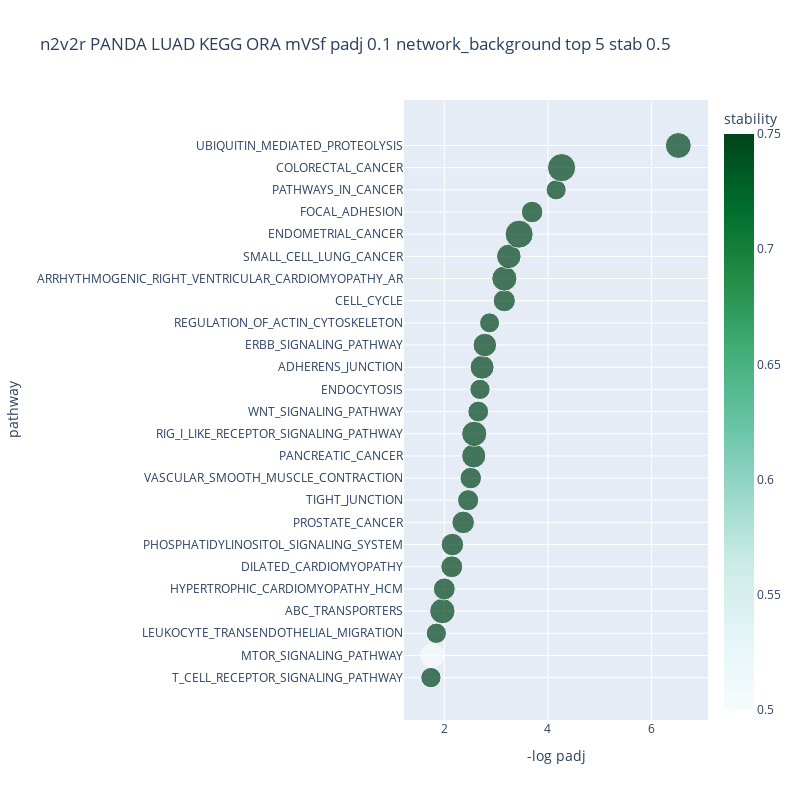
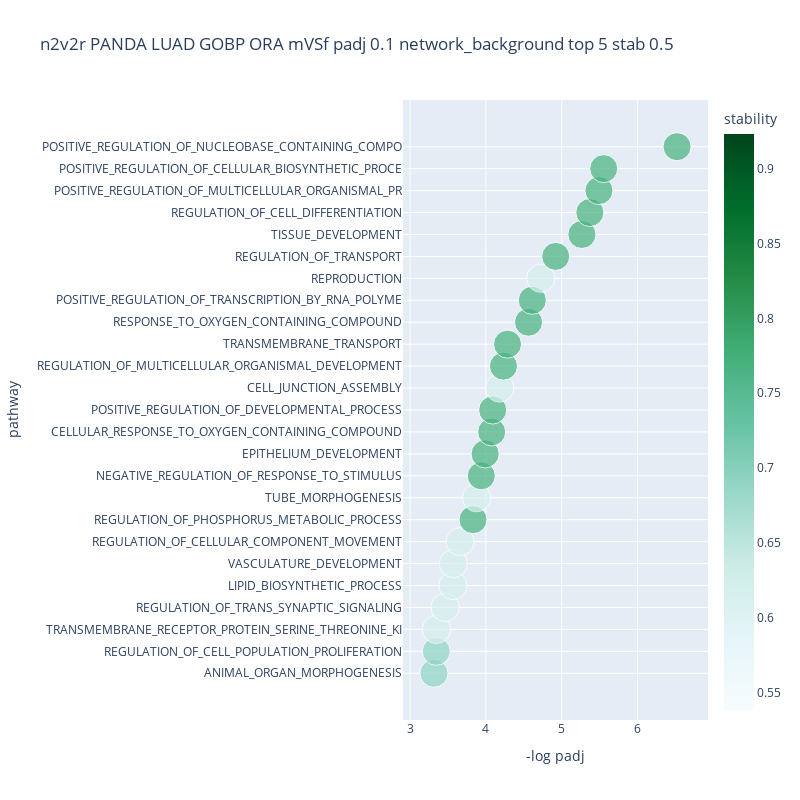
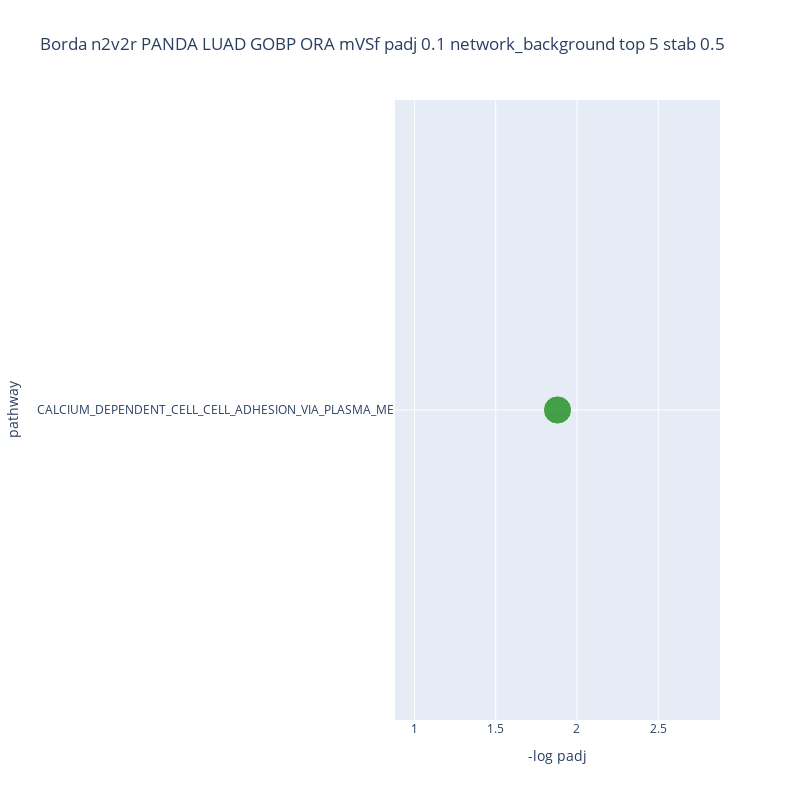
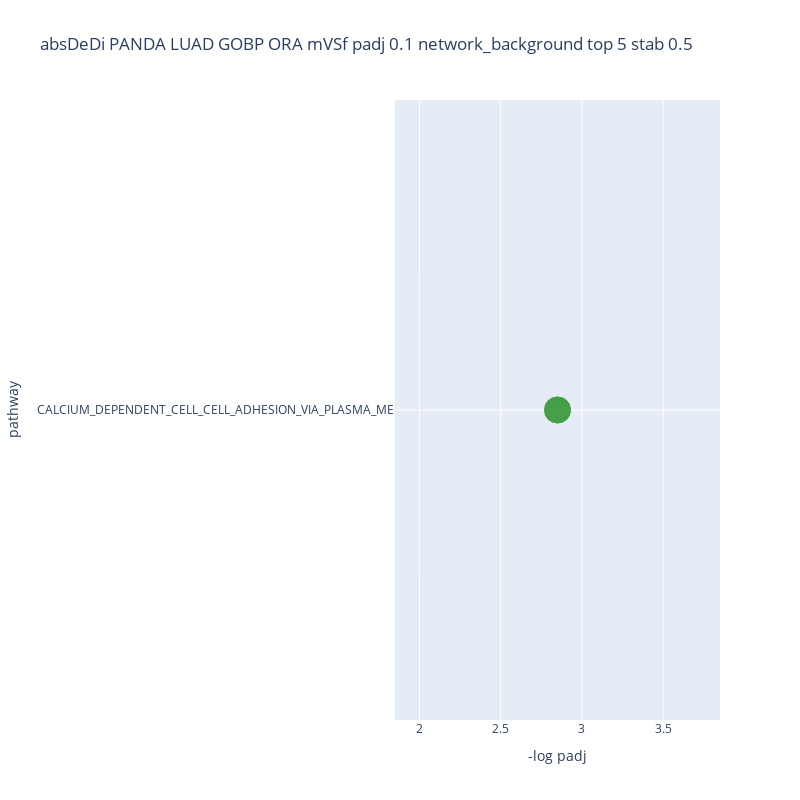

The notebook cell saved with these charts, in order:
### Code cell
from node2vec2rank.post_utils import plot_gseapy_enrich 

stability_cutoff = 0.5
padj_cutoff = 0.1

save_directory = '../results/results_gsea/' + gsea_parent_folder_name
# save_directory = None


title = network_inf_method+ " " +  tissue +  " KEGG ORA " + target + " padj " + str(padj_cutoff) + " " +background + " top " + str(top_k_percent) + " stab " + str(stability_cutoff)

plot_gseapy_enrich(n2v2r_enr_KEGG_pd, has_stability=True, padj_cutoff=padj_cutoff, stability_cutoff=stability_cutoff,  title="n2v2r " + title,output_dir=save_directory, trim_first_num_characters = 5)
plot_gseapy_enrich(borda_enr_KEGG_pd, padj_cutoff=padj_cutoff, has_stability=False, stability_cutoff=stability_cutoff, title="Borda n2v2r " + title,output_dir=save_directory, trim_first_num_characters = 5)
plot_gseapy_enrich(absDeDi_enr_KEGG_pd, padj_cutoff=padj_cutoff, has_stability=False, stability_cutoff=stability_cutoff, title="absDeDi " + title,output_dir=save_directory, trim_first_num_characters = 5)

title = network_inf_method+ " " +  tissue +  " GOBP ORA " + target + " padj " + str(padj_cutoff) + " " +background + " top " + str(top_k_percent) + " stab " + str(stability_cutoff)

plot_gseapy_enrich(n2v2r_enr_GOBP_pd, has_stability=True, padj_cutoff=padj_cutoff,stability_cutoff=stability_cutoff,  title="n2v2r " + title,output_dir=save_directory, trim_first_num_characters = 5)
plot_gseapy_enrich(borda_enr_GOBP_pd, padj_cutoff=padj_cutoff,has_stability=False, stability_cutoff=stability_cutoff, title="Borda n2v2r " + title,output_dir=save_directory, trim_first_num_characters = 5)
plot_gseapy_enrich(absDeDi_enr_GOBP_pd, padj_cutoff=padj_cutoff, has_stability=False, stability_cutoff=stability_cutoff, title="absDeDi " + title,output_dir=save_directory, trim_first_num_characters = 5)

### Figure 1 — Plotly figure (JSON) as saved in the notebook; plotly's stock layout.template omitted (floating-point values rounded to 4 significant figures)
{"data": [{"hovertemplate": "-log padj=%{x}<br>pathway=%{y}<br>overlap=%{marker.size}<br>stability=%{marker.color}<extra></extra>", "legendgroup": "", "marker": {"color": [0.75, 0.5, 0.75, 0.75, 0.75, 0.75, 0.75, 0.75, 0.75, 0.75, 0.75, 0.75, 0.75, 0.75, 0.75, 0.75, 0.75, 0.75, 0.75, 0.75, 0.75, 0.75, 0.75, 0.75, 0.75], "coloraxis": "coloraxis", "size": [0.123, 0.16, 0.1227, 0.1917, 0.1429, 0.1429, 0.1511, 0.1513, 0.1331, 0.1376, 0.1738, 0.1887, 0.1291, 0.1231, 0.1712, 0.1647, 0.1189, 0.1463, 0.1884, 0.1786, 0.234, 0.1379, 0.1209, 0.2366, 0.1987], "sizemode": "area", "sizeref": 0.0005914, "symbol": "circle"}, "mode": "markers", "name": "", "orientation": "h", "showlegend": false, "type": "scatter", "x": [1.741, 1.766, 1.846, 1.963, 2.0, 2.145, 2.156, 2.364, 2.46, 2.511, 2.568, 2.578, 2.655, 2.689, 2.729, 2.782, 2.873, 3.157, 3.159, 3.245, 3.443, 3.694, 4.158, 4.263, 6.515], "xaxis": "x", "y": ["T_CELL_RECEPTOR_SIGNALING_PATHWAY", "MTOR_SIGNALING_PATHWAY", "LEUKOCYTE_TRANSENDOTHELIAL_MIGRATION", "ABC_TRANSPORTERS", "HYPERTROPHIC_CARDIOMYOPATHY_HCM", "DILATED_CARDIOMYOPATHY", "PHOSPHATIDYLINOSITOL_SIGNALING_SYSTEM", "PROSTATE_CANCER", "TIGHT_JUNCTION", "VASCULAR_SMOOTH_MUSCLE_CONTRACTION", "PANCREATIC_CANCER", "RIG_I_LIKE_RECEPTOR_SIGNALING_PATHWAY", "WNT_SIGNALING_PATHWAY", "ENDOCYTOSIS", "ADHERENS_JUNCTION", "ERBB_SIGNALING_PATHWAY", "REGULATION_OF_ACTIN_CYTOSKELETON", "CELL_CYCLE", "ARRHYTHMOGENIC_RIGHT_VENTRICULAR_CARDIOMYOPATHY_AR", "SMALL_CELL_LUNG_CANCER", "ENDOMETRIAL_CANCER", "FOCAL_ADHESION", "PATHWAYS_IN_CANCER", "COLORECTAL_CANCER", "UBIQUITIN_MEDIATED_PROTEOLYSIS"], "yaxis": "y"}], "layout": {"autosize": true, "coloraxis": {"cmax": 0.75, "cmin": 0.5, "colorbar": {"title": {"text": "stability"}}, "colorscale": [[0, "rgb(247,252,253)"], [0.125, "rgb(229,245,249)"], [0.25, "rgb(204,236,230)"], [0.375, "rgb(153,216,201)"], [0.5, "rgb(102,194,164)"], [0.625, "rgb(65,174,118)"], [0.75, "rgb(35,139,69)"], [0.875, "rgb(0,109,44)"], [1, "rgb(0,68,27)"]]}, "height": 800, "legend": {"itemsizing": "constant", "tracegroupgap": 0}, "title": {"text": "n2v2r PANDA LUAD KEGG ORA mVSf padj 0.1 network_background top 5 stab 0.5"}, "width": 800, "xaxis": {"anchor": "y", "domain": [0, 1], "title": {"text": "-log padj"}}, "yaxis": {"anchor": "x", "domain": [0, 1], "title": {"text": "pathway"}}}}

### Figure 2 — Plotly figure (JSON) as saved in the notebook; plotly's stock layout.template omitted (floating-point values rounded to 4 significant figures)
{"data": [{"hovertemplate": "-log padj=%{x}<br>pathway=%{y}<br>overlap=%{marker.size}<br>stability=%{marker.color}<extra></extra>", "legendgroup": "", "marker": {"color": [0.6923, 0.6923, 0.6154, 0.6154, 0.6154, 0.6154, 0.6154, 0.7692, 0.6154, 0.7692, 0.7692, 0.7692, 0.7692, 0.6154, 0.7692, 0.7692, 0.7692, 0.7692, 0.6154, 0.7692, 0.7692, 0.7692, 0.7692, 0.7692, 0.7692], "coloraxis": "coloraxis", "size": [0.9841, 0.9762, 0.9958, 0.9938, 0.9845, 0.9832, 0.9812, 0.979, 0.9831, 0.9794, 0.9861, 0.9802, 0.9846, 0.9962, 0.9801, 0.9779, 0.9785, 0.984, 0.9792, 0.9772, 0.9855, 0.9834, 0.9814, 0.9797, 0.9815], "sizemode": "area", "sizeref": 0.002491, "symbol": "circle"}, "mode": "markers", "name": "", "orientation": "h", "showlegend": false, "type": "scatter", "x": [3.315, 3.345, 3.347, 3.462, 3.566, 3.57, 3.659, 3.83, 3.876, 3.939, 3.989, 4.076, 4.089, 4.181, 4.231, 4.285, 4.562, 4.612, 4.722, 4.92, 5.266, 5.37, 5.49, 5.553, 6.52], "xaxis": "x", "y": ["ANIMAL_ORGAN_MORPHOGENESIS", "REGULATION_OF_CELL_POPULATION_PROLIFERATION", "TRANSMEMBRANE_RECEPTOR_PROTEIN_SERINE_THREONINE_KI", "REGULATION_OF_TRANS_SYNAPTIC_SIGNALING", "LIPID_BIOSYNTHETIC_PROCESS", "VASCULATURE_DEVELOPMENT", "REGULATION_OF_CELLULAR_COMPONENT_MOVEMENT", "REGULATION_OF_PHOSPHORUS_METABOLIC_PROCESS", "TUBE_MORPHOGENESIS", "NEGATIVE_REGULATION_OF_RESPONSE_TO_STIMULUS", "EPITHELIUM_DEVELOPMENT", "CELLULAR_RESPONSE_TO_OXYGEN_CONTAINING_COMPOUND", "POSITIVE_REGULATION_OF_DEVELOPMENTAL_PROCESS", "CELL_JUNCTION_ASSEMBLY", "REGULATION_OF_MULTICELLULAR_ORGANISMAL_DEVELOPMENT", "TRANSMEMBRANE_TRANSPORT", "RESPONSE_TO_OXYGEN_CONTAINING_COMPOUND", "POSITIVE_REGULATION_OF_TRANSCRIPTION_BY_RNA_POLYME", "REPRODUCTION", "REGULATION_OF_TRANSPORT", "TISSUE_DEVELOPMENT", "REGULATION_OF_CELL_DIFFERENTIATION", "POSITIVE_REGULATION_OF_MULTICELLULAR_ORGANISMAL_PR", "POSITIVE_REGULATION_OF_CELLULAR_BIOSYNTHETIC_PROCE", "POSITIVE_REGULATION_OF_NUCLEOBASE_CONTAINING_COMPO"], "yaxis": "y"}], "layout": {"autosize": true, "coloraxis": {"cmax": 0.9231, "cmin": 0.5385, "colorbar": {"title": {"text": "stability"}}, "colorscale": [[0, "rgb(247,252,253)"], [0.125, "rgb(229,245,249)"], [0.25, "rgb(204,236,230)"], [0.375, "rgb(153,216,201)"], [0.5, "rgb(102,194,164)"], [0.625, "rgb(65,174,118)"], [0.75, "rgb(35,139,69)"], [0.875, "rgb(0,109,44)"], [1, "rgb(0,68,27)"]]}, "height": 800, "legend": {"itemsizing": "constant", "tracegroupgap": 0}, "title": {"text": "n2v2r PANDA LUAD GOBP ORA mVSf padj 0.1 network_background top 5 stab 0.5"}, "width": 800, "xaxis": {"anchor": "y", "domain": [0, 1], "title": {"text": "-log padj"}}, "yaxis": {"anchor": "x", "domain": [0, 1], "title": {"text": "pathway"}}}}

### Figure 3 — Plotly figure (JSON) as saved in the notebook; plotly's stock layout.template omitted (floating-point values rounded to 4 significant figures)
{"data": [{"hovertemplate": "-log padj=%{x}<br>pathway=%{y}<br>overlap=%{marker.size}<extra></extra>", "legendgroup": "", "marker": {"color": "green", "size": [0.2683], "sizemode": "area", "sizeref": 0.0006707, "symbol": "circle"}, "mode": "markers", "name": "", "orientation": "h", "showlegend": false, "type": "scatter", "x": [1.88], "xaxis": "x", "y": ["CALCIUM_DEPENDENT_CELL_CELL_ADHESION_VIA_PLASMA_ME"], "yaxis": "y"}], "layout": {"autosize": true, "height": 800, "legend": {"itemsizing": "constant", "tracegroupgap": 0}, "title": {"text": "Borda n2v2r PANDA LUAD GOBP ORA mVSf padj 0.1 network_background top 5 stab 0.5"}, "width": 800, "xaxis": {"anchor": "y", "domain": [0, 1], "title": {"text": "-log padj"}}, "yaxis": {"anchor": "x", "domain": [0, 1], "title": {"text": "pathway"}}}}

### Figure 4 — Plotly figure (JSON) as saved in the notebook; plotly's stock layout.template omitted (floating-point values rounded to 4 significant figures)
{"data": [{"hovertemplate": "-log padj=%{x}<br>pathway=%{y}<br>overlap=%{marker.size}<extra></extra>", "legendgroup": "", "marker": {"color": "green", "size": [0.2927], "sizemode": "area", "sizeref": 0.0007317, "symbol": "circle"}, "mode": "markers", "name": "", "orientation": "h", "showlegend": false, "type": "scatter", "x": [2.849], "xaxis": "x", "y": ["CALCIUM_DEPENDENT_CELL_CELL_ADHESION_VIA_PLASMA_ME"], "yaxis": "y"}], "layout": {"autosize": true, "height": 800, "legend": {"itemsizing": "constant", "tracegroupgap": 0}, "title": {"text": "absDeDi PANDA LUAD GOBP ORA mVSf padj 0.1 network_background top 5 stab 0.5"}, "width": 800, "xaxis": {"anchor": "y", "domain": [0, 1], "title": {"text": "-log padj"}}, "yaxis": {"anchor": "x", "domain": [0, 1], "title": {"text": "pathway"}}}}
